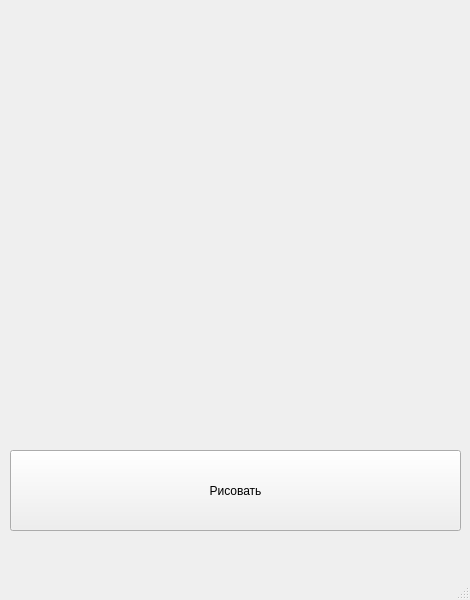
<?xml version="1.0" encoding="UTF-8"?>
<ui version="4.0">
 <class>MainWindow</class>
 <widget class="QMainWindow" name="MainWindow">
  <property name="geometry">
   <rect>
    <x>0</x>
    <y>0</y>
    <width>470</width>
    <height>600</height>
   </rect>
  </property>
  <property name="windowTitle">
   <string>Git и желтые окружности</string>
  </property>
  <widget class="QWidget" name="centralwidget">
   <widget class="QPushButton" name="btn_draw">
    <property name="geometry">
     <rect>
      <x>10</x>
      <y>450</y>
      <width>451</width>
      <height>81</height>
     </rect>
    </property>
    <property name="text">
     <string>Рисовать</string>
    </property>
   </widget>
  </widget>
  <widget class="QMenuBar" name="menubar">
   <property name="geometry">
    <rect>
     <x>0</x>
     <y>0</y>
     <width>470</width>
     <height>26</height>
    </rect>
   </property>
  </widget>
  <widget class="QStatusBar" name="statusbar"/>
 </widget>
 <resources/>
 <connections/>
</ui>
